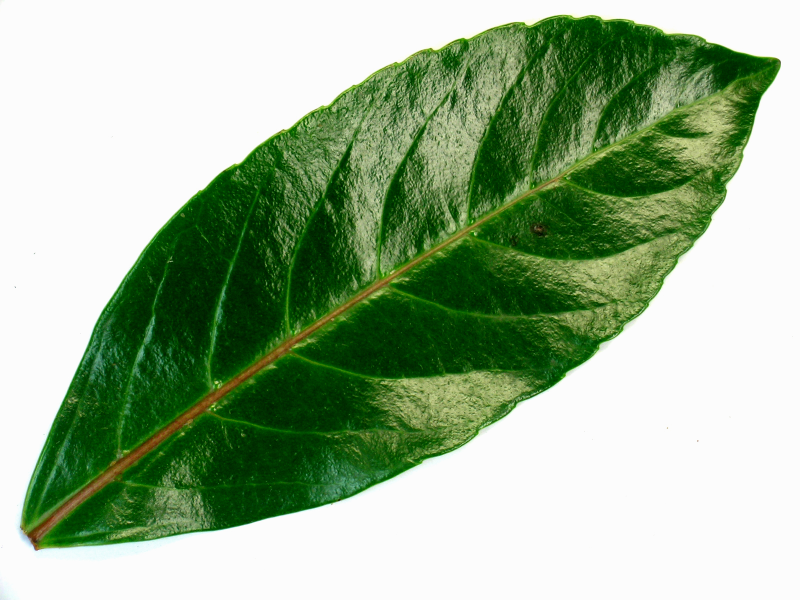
#> input picture samples/2283.jpg, 1600 x 1200 px (shown at 1/2 size)
$ python -i fex.py   (imports and definitions only)
#> lines starting #> are read from the running program, lines starting #| are printed output that depends on the picture; after the words box and inside, x2 and y2 are one past the last pixel; in counts of white or black regions, pixels touching at a corner belong together
'''Feature extraxtion (fe-ex)'''
import cv2
import numpy as np

def morph_adjust(image):
    '''Removes noise form the image, and returns the adjusted image.
    Uses morphological transormations to reduce noise.'''
    kernel = np.ones((5,5), np.uint8)
    image = cv2.morphologyEx(image, cv2.MORPH_OPEN,kernel)
    image = cv2.morphologyEx(image, cv2.MORPH_CLOSE, kernel)
    image = cv2.erode(image,kernel,iterations = 1)
    return image

def find_edge(image):
    '''Returns the edge of a leaf.'''
    edge = cv2.Canny(image, 300, 480)
    return edge

def find_thresh(image):
    '''Returns thresholded image.'''
    gray = cv2.cvtColor(image, cv2.COLOR_BGR2GRAY)
    ret,thresh = cv2.threshold(gray,230,255,cv2.THRESH_BINARY_INV)
    thresh = morph_adjust(thresh)
    return thresh

def find_hull(image):
    '''Returns image of the convex hull.'''
    thr = find_thresh(image)
    edge = find_edge(thr)
    cnt,_ = cv2.findContours(edge, 1, 2)

    new_img = np.zeros((edge.shape[0], edge.shape[1], 3), dtype = np.uint8) #Create a blank image (array of zeros)
    color = (256,256,256) #Define color for drawing the hulls
    hull_list = [] #Empty hull list
    for i in range(len(cnt)): #Append all hulls
        hull = cv2.convexHull(cnt[i])
        hull_list.append(hull)

    max_len_index = 0 #Index of the longest hull
    for i in range(len(hull_list)): #Iterate through all hulls
        #Check if the current hull is longer than the current longest
        if cv2.arcLength(hull_list[i], True) > cv2.arcLength(hull_list[max_len_index], True):
            max_len_index = i

    cv2.drawContours(new_img, hull_list, max_len_index, color) #Draw the longest hull to the blank image
    return new_img, hull_list[max_len_index] #Return the image

def find_rect(image):
    '''Finds the smallest bounding rectangle of a leaf.'''
    _, hull = find_hull(image)

    rect = cv2.minAreaRect(hull)
    box = cv2.boxPoints(rect)
    box = np.int0(box)
    cv2.drawContours(image, [box], 0, (0,0,256), 2)
    return image

def find_encl(image):
    _, hull = find_hull(image)
    (x,y),radius = cv2.minEnclosingCircle(hull)
    center = (int(x),int(y))
    radius = int(radius)
    cv2.circle(image,center,radius,(0,255,0),2)
    return image

def calc_area(image):
    '''Returns the area of a leaf.'''
    bw = thresh(image)
    return cv2.countNonZero(bw)

def calc_ciric(image):
    '''Returns the circumference of the leaf.'''
    edge = find_edge(image)
    return cv2.countNonZero(edge)

def resize_image(image, factor):
    '''Returns the resized image.
    Parameter 'factor' represents the number with which the width and the height are multipied.'''
    height, width = image.shape[:2]
    resized = cv2.resize(image, (round(factor*width), round(factor*height)), interpolation = cv2.INTER_CUBIC)
    return resized

def show_image(image, title = "img"):
    '''Open window and show the image.'''
    cv2.imshow(title, image)
    cv2.waitKey(0)
    cv2.destroyAllWindows()

>>> import cv2
>>> picture = cv2.imread('samples/2283.jpg')
#> picture is the input picture: shape (1200, 1600, 3); mean B, G, R 146, 177.9, 154.2
>>> result = find_rect(picture)
#> in find_thresh, `gray = cv2.cvtColor(image, cv2.COLOR_BGR2GRAY)`:
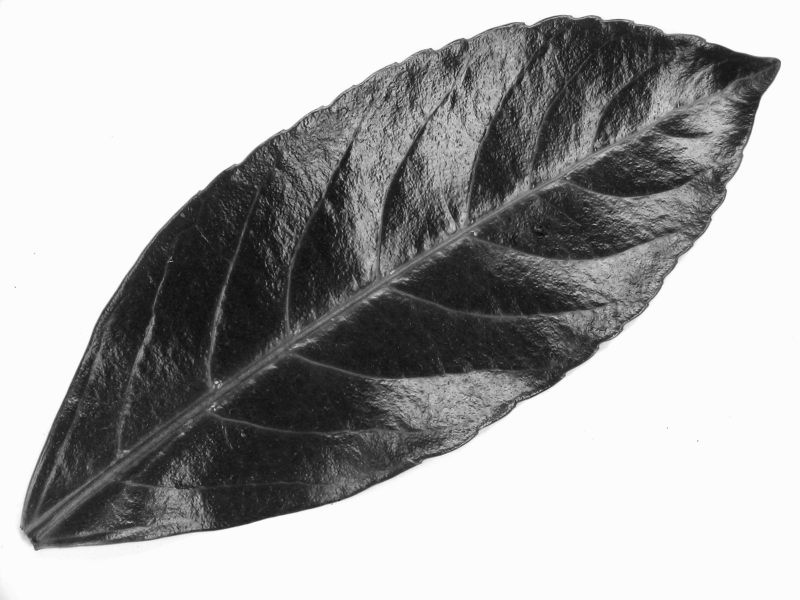
#> gray: shape (1200, 1600) (shown at 1/2 size); min 0, max 254, mean 167.2
#> in find_thresh, `ret,thresh = cv2.threshold(gray,230,255,cv2.THRESH_BINARY_INV)`:
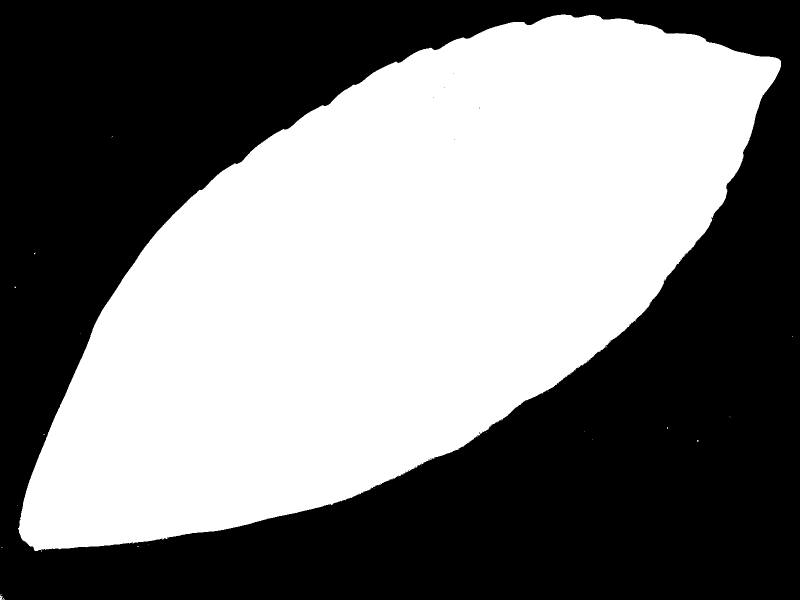
#> thresh: shape (1200, 1600) (shown at 1/2 size); 48.3% white; 30 white regions (28 under 20 px), largest, box (x1, y1, x2, y2) and area: (36, 29, 1562, 1102) 927359, (0, 1188, 8, 1200) 43
#> in morph_adjust, `image = cv2.morphologyEx(image, cv2.MORPH_OPEN,kernel)`: image: shape (1200, 1600); 48.3% white; 2 white regions (1 under 20 px), largest, box (x1, y1, x2, y2) and area: (38, 29, 1562, 1102) 927078
#> in morph_adjust, `image = cv2.morphologyEx(image, cv2.MORPH_CLOSE, kernel)`: image: shape (1200, 1600); 48.3% white; 2 white regions (1 under 20 px), largest, box (x1, y1, x2, y2) and area: (38, 29, 1562, 1102) 927105
#> in morph_adjust, `image = cv2.erode(image,kernel,iterations = 1)`:
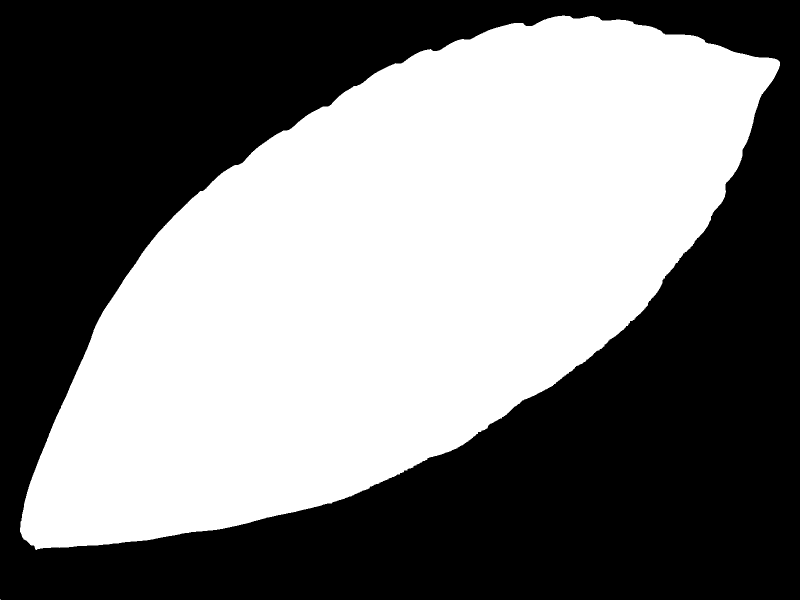
#> image: shape (1200, 1600) (shown at 1/2 size); 47.7% white; 2 white regions (1 under 20 px), largest, box (x1, y1, x2, y2) and area: (40, 31, 1560, 1100) 916649
#> in find_edge, `edge = cv2.Canny(image, 300, 480)`:
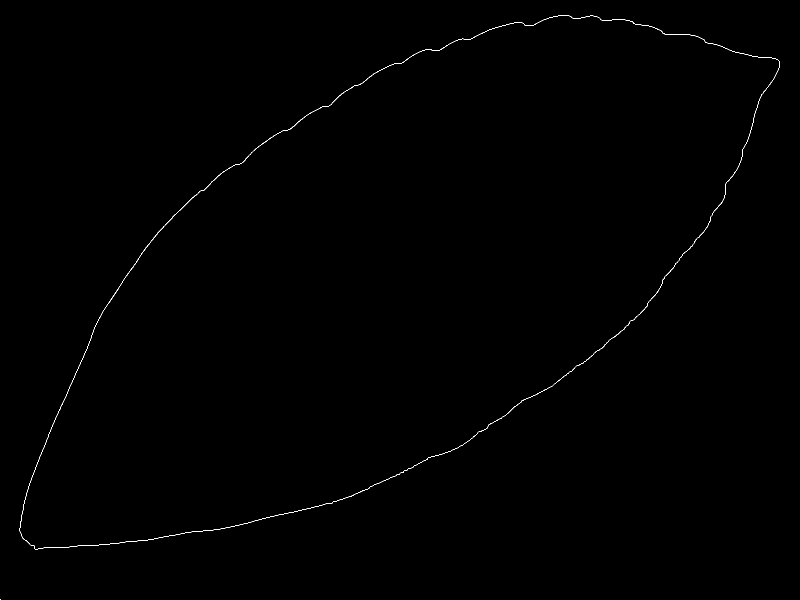
#> edge: shape (1200, 1600) (shown at 1/2 size); 0.22% white in thin lines or dots
#> in find_hull, `cnt,_ = cv2.findContours(edge, 1, 2)`: cnt = 3 contours, 1 with area under 20; largest, box (x1, y1, x2, y2) and area: (39, 30, 1560, 1100) 916824, (39, 30, 1560, 1100) 916324
#> the loop in find_hull, `for i in range(len(cnt)):` made 3 passes
#> hull on pass 1: [[0, 1199], [0, 1198]]
#> after the loop in find_hull, `for i in range(len(cnt)):`: hull_list = 3 contours, 1 with area under 20; largest, box (x1, y1, x2, y2) and area: (39, 30, 1560, 1100) 926240, (39, 30, 1560, 1100) 925762
#> the loop in find_hull, `for i in range(len(hull_list)):` made 3 passes
#> max_len_index on passes 2 to 3: 1, 2
#> after the loop in find_hull, `for i in range(len(hull_list)):`: max_len_index = 2
#> in find_hull, `cv2.drawContours(new_img, hull_list, max_len_index, color)`:
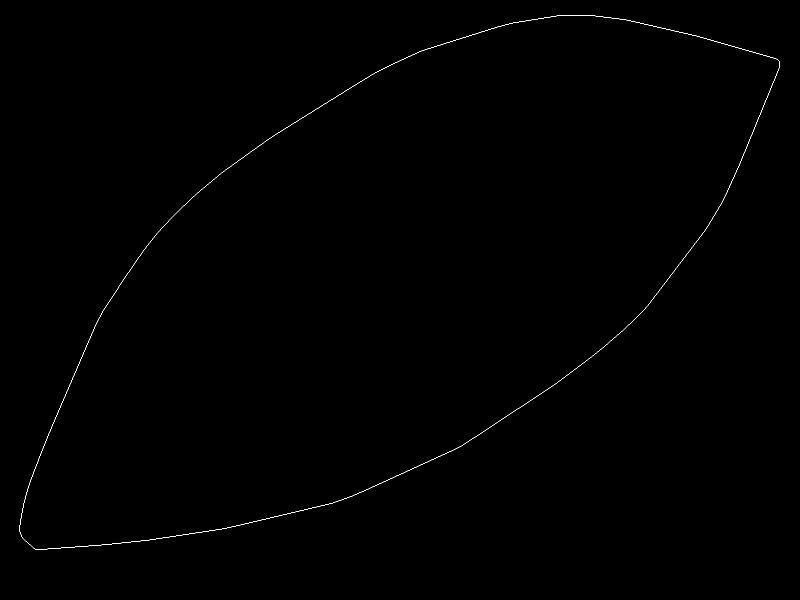
#> new_img: shape (1200, 1600, 3) (shown at 1/2 size); 0.19% white in thin lines or dots, all inside (x1, y1, x2, y2) = (39, 30, 1560, 1100)
#> in find_rect, `_, hull = find_hull(image)`: hull = contour of 91 points, box (x1, y1, x2, y2) (39, 30, 1560, 1100), area 926240
#> in find_rect, `rect = cv2.minAreaRect(hull)`: rect = ((773.3, 555.9), (1788.6, 724.9), -33.39)
#> in find_rect, `box = cv2.boxPoints(rect)`: box = [[226.1, 1350.7], [-172.8, 745.5], [1320.4, -238.9], [1719.4, 366.3]]
#> in find_rect, `box = np.int0(box)`: box = [[226, 1350], [-172, 745], [1320, -238], [1719, 366]]
#> in find_rect, `cv2.drawContours(image, [box], 0, (0,0,256), 2)`:
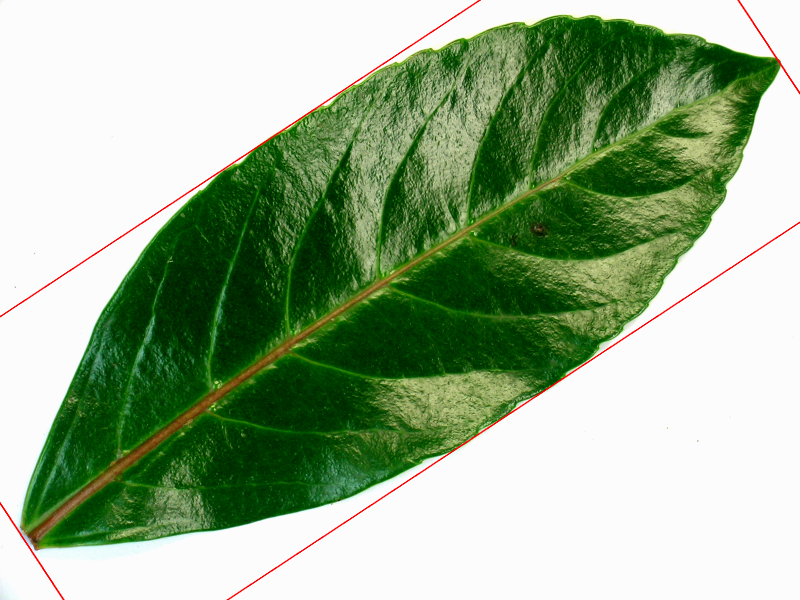
#> image: shape (1200, 1600, 3) (shown at 1/2 size); 0.45% of pixels changed, all inside (x1, y1, x2, y2) = (0, 0, 1600, 1200)

$ run again, on samples/sample.jpg
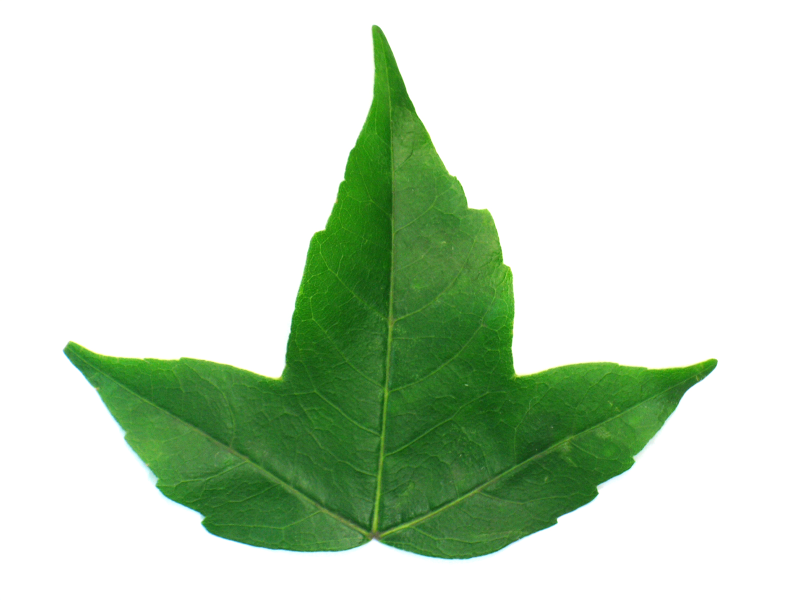
#> input picture samples/sample.jpg, 1600 x 1200 px (shown at 1/2 size)
#> picture is the input picture: shape (1200, 1600, 3); mean B, G, R 195.6, 217.9, 199.3
#> in find_thresh, `ret,thresh = cv2.threshold(gray,230,255,cv2.THRESH_BINARY_INV)`:
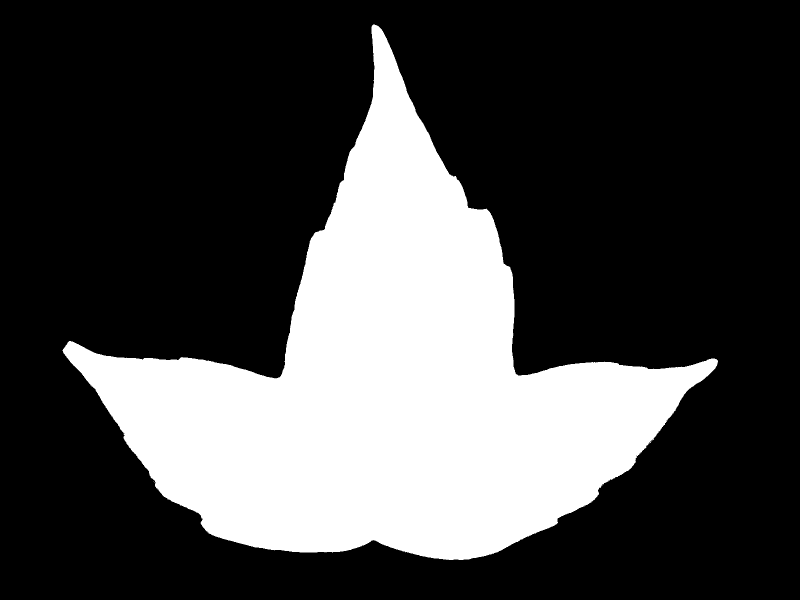
#> thresh: shape (1200, 1600) (shown at 1/2 size); 27.9% white; 3 white regions (2 under 20 px), largest, box (x1, y1, x2, y2) and area: (125, 49, 1436, 1120) 536180
#> edge: shape (1200, 1600); 0.22% white in thin lines or dots, all inside (x1, y1, x2, y2) = (127, 51, 1433, 1118)
#> cnt = 2 contours; box (x1, y1, x2, y2) and area: (127, 51, 1433, 1118) 526168, (127, 51, 1433, 1118) 525843
#> the loop in find_hull, `for i in range(len(cnt)):` made 2 passes
#> after the loop in find_hull, `for i in range(len(cnt)):`: hull_list = 2 contours; box (x1, y1, x2, y2) and area: (127, 51, 1433, 1118) 820942, (127, 51, 1433, 1118) 819314
#> the loop in find_hull, `for i in range(len(hull_list)):` made 2 passes
#> max_len_index on pass 2: 1
#> after the loop in find_hull, `for i in range(len(hull_list)):`: max_len_index = 1
#> hull = contour of 40 points, box (x1, y1, x2, y2) (127, 51, 1433, 1118), area 820942
#> rect = ((761.2, 738.4), (966.5, 985.2), -45.43)
#> in find_rect, `box = cv2.boxPoints(rect)`: box = [[772.9, 1428.4], [71.16, 737], [749.4, 48.52], [1451.2, 739.9]]
#> in find_rect, `box = np.int0(box)`: box = [[772, 1428], [71, 736], [749, 48], [1451, 739]]
#> in find_rect, `cv2.drawContours(image, [box], 0, (0,0,256), 2)`:
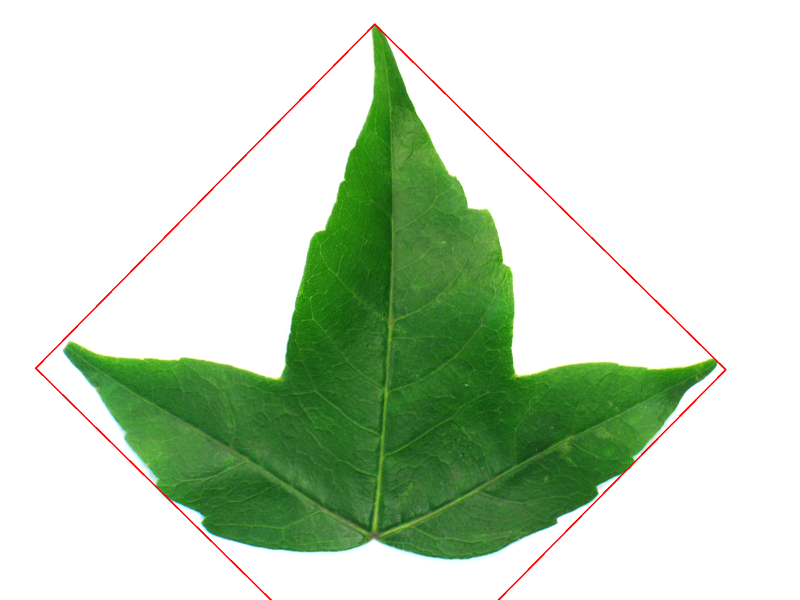
#> image: shape (1200, 1600, 3) (shown at 1/2 size); 0.53% of pixels changed, all inside (x1, y1, x2, y2) = (70, 47, 1453, 1200)

$ run again, on samples/sample_2.jpg
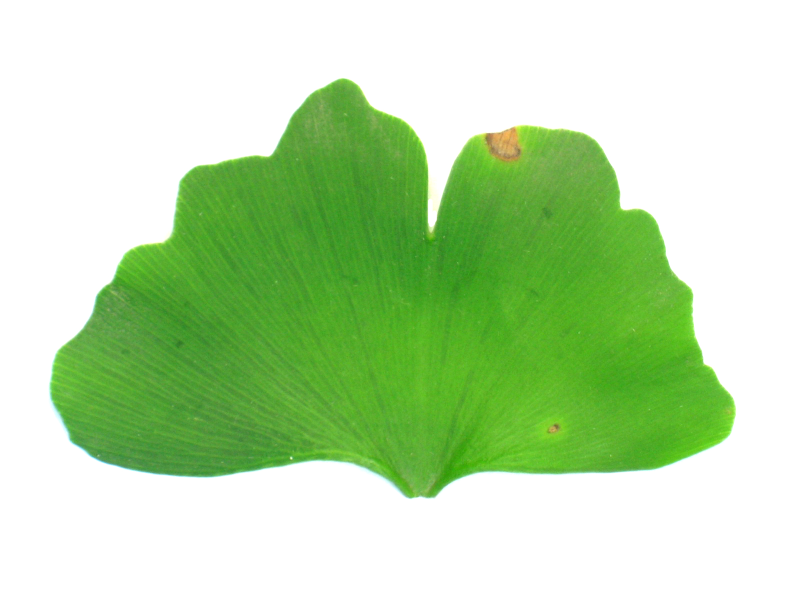
#> input picture samples/sample_2.jpg, 1600 x 1200 px (shown at 1/2 size)
#> picture is the input picture: shape (1200, 1600, 3); mean B, G, R 172.4, 220.9, 188
#> in find_thresh, `ret,thresh = cv2.threshold(gray,230,255,cv2.THRESH_BINARY_INV)`:
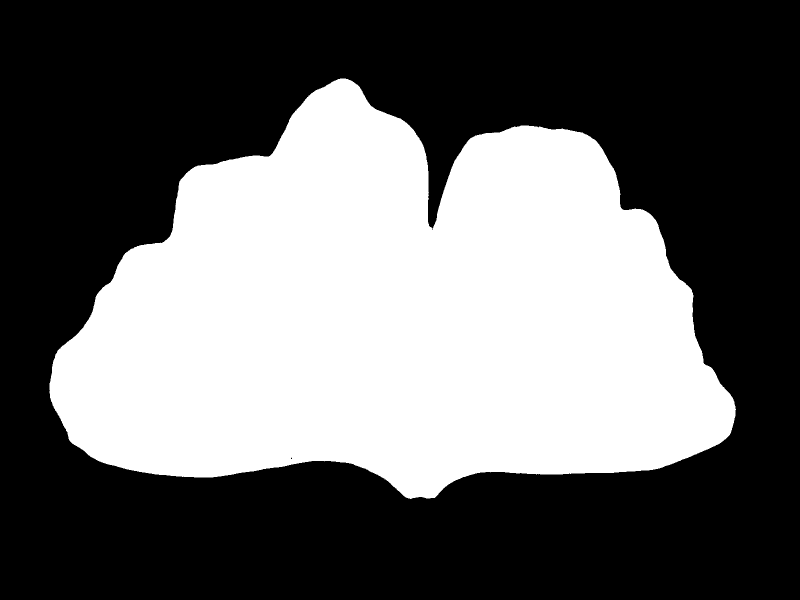
#> thresh: shape (1200, 1600) (shown at 1/2 size); 40% white; 1 white region, box (x1, y1, x2, y2) and area: (99, 157, 1472, 998) 767647
#> edge: shape (1200, 1600); 0.21% white in thin lines or dots, all inside (x1, y1, x2, y2) = (100, 158, 1469, 995)
#> cnt = 2 contours; box (x1, y1, x2, y2) and area: (100, 158, 1469, 995) 757720, (100, 158, 1469, 995) 757304
#> the loop in find_hull, `for i in range(len(cnt)):` made 2 passes
#> after the loop in find_hull, `for i in range(len(cnt)):`: hull_list = 2 contours; box (x1, y1, x2, y2) and area: (100, 158, 1469, 995) 830175, (100, 158, 1469, 995) 829786
#> the loop in find_hull, `for i in range(len(hull_list)):` made 2 passes
#> max_len_index on pass 2: 1
#> after the loop in find_hull, `for i in range(len(hull_list)):`: max_len_index = 1
#> hull = contour of 69 points, box (x1, y1, x2, y2) (100, 158, 1469, 995), area 830175
#> rect = ((804.7, 580.9), (820.2, 1367.8), -84.61)
#> in find_rect, `box = cv2.boxPoints(rect)`: box = [[1447, 1053.5], [85.28, 924.9], [162.3, 108.4], [1524.1, 236.9]]
#> in find_rect, `box = np.int0(box)`: box = [[1447, 1053], [85, 924], [162, 108], [1524, 236]]
#> in find_rect, `cv2.drawContours(image, [box], 0, (0,0,256), 2)`:
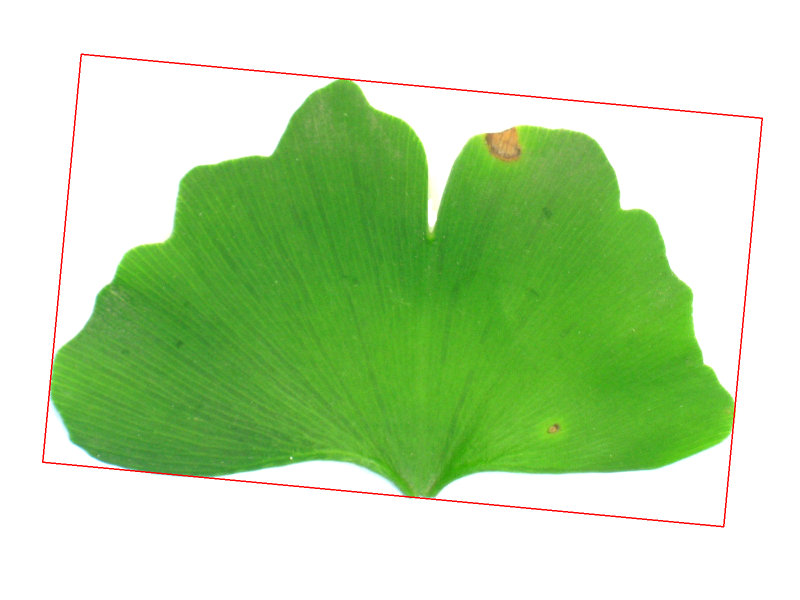
#> image: shape (1200, 1600, 3) (shown at 1/2 size); 0.68% of pixels changed, all inside (x1, y1, x2, y2) = (84, 107, 1526, 1055)
